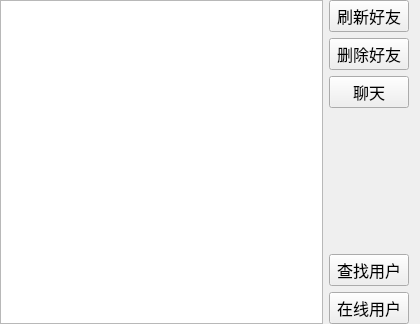
<?xml version="1.0" encoding="UTF-8"?>
<ui version="4.0">
 <class>Friend</class>
 <widget class="QWidget" name="Friend">
  <property name="geometry">
   <rect>
    <x>0</x>
    <y>0</y>
    <width>420</width>
    <height>324</height>
   </rect>
  </property>
  <property name="windowTitle">
   <string>Form</string>
  </property>
  <layout class="QHBoxLayout" name="horizontalLayout">
   <property name="leftMargin">
    <number>0</number>
   </property>
   <property name="topMargin">
    <number>0</number>
   </property>
   <property name="bottomMargin">
    <number>0</number>
   </property>
   <item>
    <widget class="QListWidget" name="listWidget"/>
   </item>
   <item>
    <layout class="QVBoxLayout" name="verticalLayout">
     <item>
      <widget class="QPushButton" name="flushFriend_PB">
       <property name="font">
        <font>
         <family>Agency FB</family>
         <pointsize>12</pointsize>
        </font>
       </property>
       <property name="text">
        <string>刷新好友</string>
       </property>
      </widget>
     </item>
     <item>
      <widget class="QPushButton" name="delFriend_PB">
       <property name="font">
        <font>
         <family>Agency FB</family>
         <pointsize>12</pointsize>
        </font>
       </property>
       <property name="text">
        <string>删除好友</string>
       </property>
      </widget>
     </item>
     <item>
      <widget class="QPushButton" name="chat_PB">
       <property name="font">
        <font>
         <family>Agency FB</family>
         <pointsize>12</pointsize>
        </font>
       </property>
       <property name="text">
        <string>聊天</string>
       </property>
      </widget>
     </item>
     <item>
      <spacer name="verticalSpacer">
       <property name="orientation">
        <enum>Qt::Vertical</enum>
       </property>
       <property name="sizeHint" stdset="0">
        <size>
         <width>20</width>
         <height>40</height>
        </size>
       </property>
      </spacer>
     </item>
     <item>
      <widget class="QPushButton" name="findUser_PB">
       <property name="font">
        <font>
         <family>Agency FB</family>
         <pointsize>12</pointsize>
        </font>
       </property>
       <property name="text">
        <string>查找用户</string>
       </property>
      </widget>
     </item>
     <item>
      <widget class="QPushButton" name="onlineUser_PB">
       <property name="font">
        <font>
         <family>Agency FB</family>
         <pointsize>12</pointsize>
        </font>
       </property>
       <property name="text">
        <string>在线用户</string>
       </property>
      </widget>
     </item>
    </layout>
   </item>
  </layout>
 </widget>
 <resources/>
 <connections/>
</ui>
